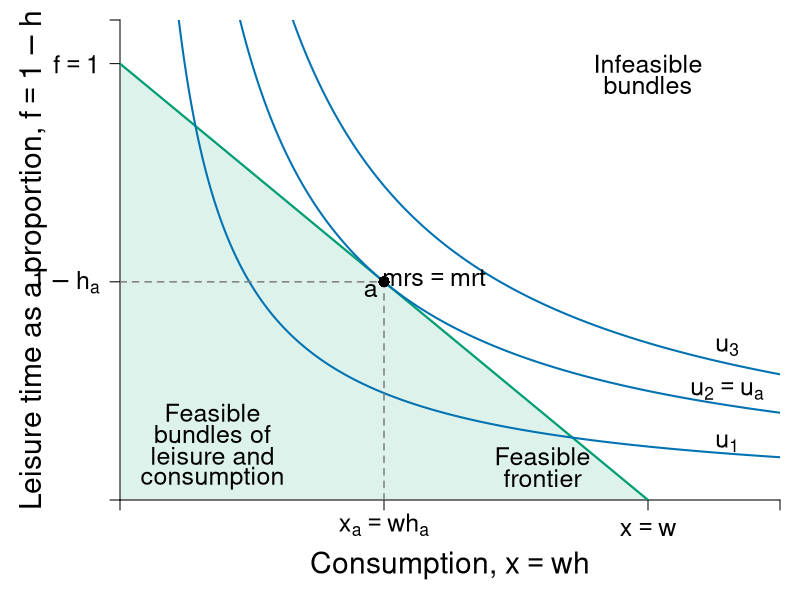

Source code (R):
require(shape)
pdf(file = "indmarketdemand/demand_cd_indiff_veblen_initial.pdf", width = 9, height = 7)

#Set parameters for graphics
pointsize <- 1.8
axislabelsize <- 1.8
labelsize <- 1.5
namesize <- 1.8
annotatesize <- 1.5
graphlinewidth <- 2
segmentlinewidth <- 1.5
fadelevel <- 0.13

COL <- c("#7fc97f", "#beaed4", "#fdc086", "#ffff99", "#386cb0", "#f0027f", "#bf5b17", "#666666")
COLA <- c("#99d8c9","#66c2a4","#41ae76", "#238b45", "#005824")
COLB <- c("#4eb3d3", "#2b8cbe", "#0868ac","#084081")
grays <- gray.colors(25, start = 1, end = 0)
CBCols <- c("#009E73","#0072B2","#E69F00","#CC79A7", "#F0E442")



#Edited the margins to cater for the larger LHS labels
par(mar =  c(5, 6, 1, 1))

uA <- function(x, y, alpha = 0.5) {
  x^(alpha)*y^(1 - alpha)
}

uA <- function(x, y, alpha = 0.5) {
  x^(alpha)*y^(1 - alpha)
}


bcA <- function(x, w = 1, h = 1) {
  h - w*x
}


xlims <- c(0, 5)
ylims <- c(0, 1.1)

npts <- 501 
x <- seq(xlims[1], xlims[2], length.out = npts)
y <- seq(ylims[1], ylims[2], length.out = npts) 
a <- c(0.7,1,1.2)

plot(0, 0, xlim = xlims, ylim = ylims, type = "n",
     xlab = expression(paste("")),
     ylab = expression(paste("")), 
     xaxt = "n", 
     yaxt = "n", 
     cex.lab = axislabelsize, 
     bty = "n",
     xaxs="i", 
     yaxs="i")

polygon(c(0,4,0,0), c(0,0,1,0), 
        col=rgb(0, 158/255, 115/255, fadelevel), 
        density=NULL, border = NA)

# ticksy <- seq(from = 0, to = ylims[2], by = 2)
# ylabels <- seq(from = 0, to = ylims[2], by = 2)
# ticksx <- seq(from = 0, to = xlims[2], by = 2)
# xlabels <- seq(from = 0, to = xlims[2], by = 2)
ticksy <- c(0, 0.5, 1, ylims[2])
ylabels <- c(NA, expression(paste(1 - h[a])), expression(paste(f == 1)), NA)
ticksx <- c(0, 2,  4, xlims[2])
xlabels <- c(NA, expression(paste(x[a] == w*h[a])),  expression(paste(x == w)), NA)

axis(1, at = ticksx, pos = 0, labels = xlabels, cex.axis = labelsize)
axis(2, at = ticksy, pos = 0, labels = ylabels, las = 1, cex.axis = labelsize)

npts <- 500 
xx1 <- seq(xlims[1], xlims[2], length.out = npts)

lines(xx1, bcA(xx1, w = 0.25, h = 1), col = CBCols[1], lwd = graphlinewidth + 0.2)
#lines(xx1, indiffA1(xx1, uA = 20, rmax = 2.5, xmax = 10), col = COLB[4], lwd = graphlinewidth)


text(0.5*xlims[2], -0.15, expression(paste("Consumption, ", x == w*h)), xpd = TRUE, cex = axislabelsize) 
#mtext(expression(paste("Consumption, ", x == w*h)), side=1, line = 2.5, cex = axislabelsize)
text(-0.66, 0.5*ylims[2], expression(paste("Leisure time as a proportion, ", f == 1 - h)), xpd = TRUE, cex = axislabelsize, srt = 90) 


#Label the iso-welfare functions for the HG, Aisha
# text(4.6, 0.04, expression(u[1]^v))
# text(4.6, 0.13, expression(u[2]^v))
text(4.6, 0.25, expression(paste(u[2] == u[a])), cex = annotatesize)
text(4.6, 0.35, expression(paste(u[3])), cex = annotatesize)
text(4.6, 0.13, expression(paste(u[1])), cex = annotatesize)

contour(x, y, 
        outer(x, y, uA),
        drawlabels = FALSE,
        col = CBCols[2],
        lwd = graphlinewidth, 
        levels = a, 
        xaxs="i", 
        yaxs="i", 
        add = TRUE)

segments(0, 0.5, 2, 0.5, lty = 2, col = grays[20] , lwd = segmentlinewidth)
segments(2, 0, 2, 0.5, lty = 2, col = grays[20] , lwd = segmentlinewidth)
points(2, 0.5, pch = 16, col = "black", cex = 1.5)
text(1.9, 0.48, expression(a), cex = annotatesize)

#text(2, 0.9, expression(paste(mrs == mrt)), cex = annotatesize)
text(2.38, 0.51, expression(paste(mrs == mrt)), cex = annotatesize)
#Arrows(2, 0.88, 2, 0.53, col = "black", lty = 1, lwd = 2, arr.type = "triangle", arr.lwd = 0.5)

text(0.7, 0.2, expression(paste("Feasible")), cex = annotatesize)
text(0.7, 0.15, expression(paste("bundles of")), cex = annotatesize)
text(0.7, 0.1, expression(paste("leisure and")), cex = annotatesize)
text(0.7, 0.05, expression(paste("consumption")), cex = annotatesize)


text(4, 1, expression(paste("Infeasible")), cex = annotatesize)
text(4, 0.95, expression(paste("bundles")), cex = annotatesize)


text(3.2, 0.1, expression(paste("Feasible")), cex = annotatesize)
text(3.2, 0.05, expression(paste("frontier")), cex = annotatesize)
dev.off()
